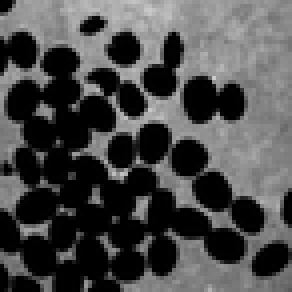
%> input picture Image2.gif, 73 x 73 px, shrunk from 256 x 256 before the run (shown 4 times larger)
$ octave LPE_Segntn_Masson.m   (GNU Octave 9; MATLAB toolbox functions it lacks are replaced by stand-ins)
%> lines starting %> are read from the running program, lines starting %| are printed output that depends on the picture
### Distance.m
function D=Distance(I,s);
%> called with s = 0

[H W]=size(I);
%> H = 73; W = 73
ind= find(I==s);
%> ind = 1307 values from 1 to 5312

Ib=zeros(H,W);
Ib(ind)=1;
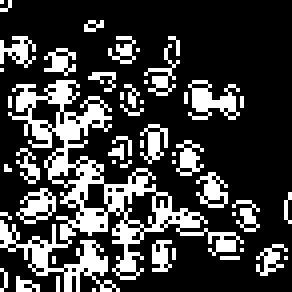
%> Ib: size 73x73 double (shown 4 times larger); values 0 (black) and 1 (white), 24.5% white in thin lines or dots

D = bwdist(~Ib);
ind=find(D);
D(ind)=1./D(ind);
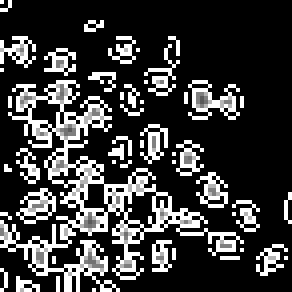
%> D: size 73x73 single (shown 4 times larger); min 0, max 1, mean 0.23

### Minimum.m
function [mini, Minima]=Minimum(I,s)
%> called with s = 0.012

ind=find(I==0);
%> ind = 4022 values from 2 to 5329
I(ind)=max(I(:))*1.1;
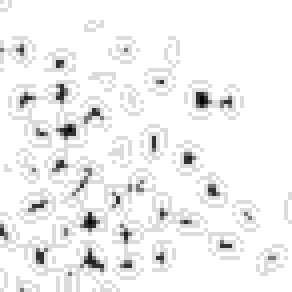
%> I: size 73x73 single (shown 4 times larger); min 0.354, max 1.1, mean 1.06; drawn with min black and max white
%Minima = imregionalmin(I);
Minima = imextendedmin(I,s);
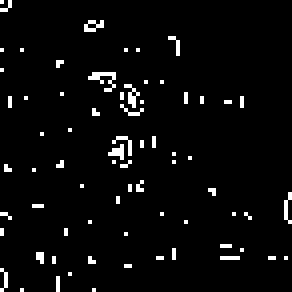
%> Minima: size 73x73 logical (shown 4 times larger); 3.7% white in thin lines or dots

figure(3),imagesc(Minima);

mini=find(Minima);
%> mini = 199 values from 1 to 5312

### LPE_Segntn_Masson.m
%Segmentation par ligne de partage des eaux

close all
clear all
clc

tic
CQueue

num=2; %correspond à différentes images
switch num
    case 1
        I=[8 5 5 6 5 7
            6 3 3 5 4 5
            4 1 1 3 5 8
            8 4 3 4 6 4
            9 10 10 6 3 3
            9 10 10 5 4 4
            ];
        mini=[9, 15, 26, 29, 35];
        plateau=false; %pas de fond traité comme marqueur : toute l'image est partionnée
    case 2
        I0=imread('Image2.gif');
        figure(2),imagesc(I0),colormap gray, title('I0');
        I=Distance(I0,0); %ce sera l'image sur laquelle est effectuée la LPE
        [mini, Minima]=Minimum(I,0.012); %recherche des minima étendus
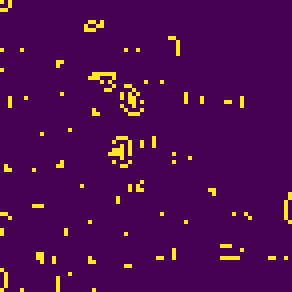
%> displayed picture: size 73x73x3, on the screen's scale of 0 to 255 (shown 4 times larger); mean R, G, B 74.9, 9.6, 82.2
%> mini = 199 values from 1 to 5312

        I=im2uint8(I) + 1; %un indice de la FAH=un ng => on passe en entier non signé
%> I: size 73x73 uint8
        plateau=true; %Le fond n'est pas traité=un marqueur
    case 3
        I0=rgb2gray(imread('Image3.jpg'));
        figure(2);
        imagesc(I0),colormap gray, title('I0');

        I=Distance(I0,38.0); %ce sera l'image sur laquelle est effectuée la LPE (index 38 pour la "tache" noire)
        [mini, Minima]=Minimum(I,0.0065); %recherche des minima étendus

        I=im2uint8(I) + 1; %un indice de la FAH=un ng => on passe en entier non signé
        plateau=true; %Le fond n'est pas traité=un marqueur

end

[H W]=size(I);
%> H = 73; W = 73
figure(1),imagesc(I),colormap gray;

%Carte des minima = les marqueurs
L=zeros(H,W);
L(mini)=1;
%> L: size 73x73 double; values 0 (black) and 1 (white), 3.7% white in thin lines or dots
[L n]=bwlabel(L);
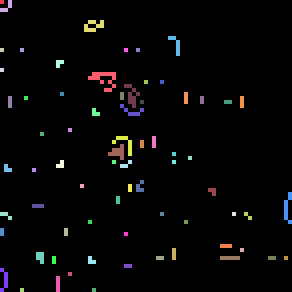
%> L: size 73x73 double (shown 4 times larger); 72 distinct labels, from 0 to 71; one colour per label, 0 black
%> n = 71

%Ajout des pixels du fond aux marqueurs
if plateau
    ind=find(I==1);
%> ind = 4022 values from 2 to 5329
    n=n+1;
%> n = 72
    L(ind)=n;
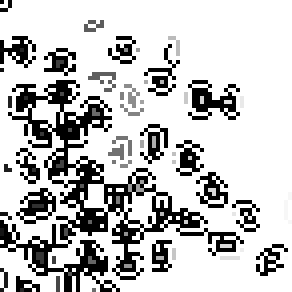
%> L: size 73x73 double (shown 4 times larger); min 0, max 72, mean 55.7; drawn with min black and max white
end
figure(3),imagesc(L);

%Création du "tableau de queues" i.e. FAH
ng=I(:);
%> ng = 5329 values, max 255 at index 1, min 1 at index 2, mean 59.55
ng=unique(ng);
%> ng = [1; 91; 115; 129; 181; 255]
%> (the run ends here)
